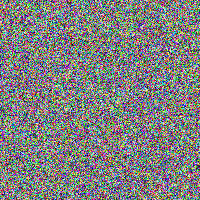
#> input picture dataset_images/img_000.png, 200 x 200 px; its folder holds 4 pictures in this run
$ jupyter execute '4_Detección_estadística.ipynb'
#> lines starting #> are read from the running program, lines starting #| are printed output that depends on the picture
# Parte 4 (Extra): Detección sin header — Steganalysis estadístico

**Objetivo:** detectar imágenes con posible esteganografía LSB *sin conocer* el formato del mensaje.

Implementamos 3 enfoques:
1) **Chi-cuadrado** sobre distribución de bits LSB (0/1).
2) **Histogram / Pair-of-values (PoV)**: análisis de pares (2k, 2k+1) por canal.
3) **RS (proxy simplificado)**: análisis por bloques midiendo “regularidad” (una aproximación ligera).

Al final, generamos un ranking de imágenes sospechosas.

## Importaciones y configuración

[cell 1]
import os
import numpy as np
from PIL import Image
import math

FOLDER = "dataset_images"

## Utilidades

- Leemos PNG y lo convertimos a `numpy.uint8`.
- Aplanamos canales para cálculos vectorizados.

[cell 2]
def load_rgb_array(path: str) -> np.ndarray:
#> called with path = 'dataset_images/img_000.png'
    img = Image.open(path).convert("RGB")
#> img is the input picture: PIL image 200x200 RGB; mean R, G, B 127.5, 127.9, 127.2
    return np.array(img, dtype=np.uint8)

def flat_channels(arr: np.ndarray) -> np.ndarray:
    # devuelve vector [R,G,B,R,G,B,...]
    return arr.reshape(-1)

def lsb_bits(flat: np.ndarray) -> np.ndarray:
    return (flat & 1).astype(np.uint8)

## 1) Chi-Square (LSB 0/1)

Hipótesis:
- H0: los bits LSB son aleatorios → 50% ceros y 50% unos.
- Si hay inserción LSB, podría desviarse.

Estadístico:
\[
\chi^2 = \sum_{i \in \{0,1\}} \frac{(O_i - E_i)^2}{E_i}
\]
donde \(E_0=E_1=n/2\).

[cell 3]
def chi_square_lsb_01(flat: np.ndarray) -> float:
    bits = lsb_bits(flat)
    n = bits.size
#> n = 120000
    o1 = int(bits.sum())
#> o1 = 60111
    o0 = n - o1
#> o0 = 59889
    e = n / 2.0
#> e = 60000
    # evita división por 0 (n>0 siempre)
    chi2 = ((o0 - e)**2)/e + ((o1 - e)**2)/e
#> chi2 = 0.411
    return float(chi2)

def lsb_bias(flat: np.ndarray) -> float:
    bits = lsb_bits(flat)
    return float(bits.mean() - 0.5)  # desviación respecto 0.5

## 2) Pair-of-Values (PoV) / Histogram

En LSB replacement (sobrescribir el bit):
- Los conteos de valores **pares** y sus **impares vecinos** tienden a acercarse.

Para cada canal (0..255):
- contamos histograma
- calculamos:
$$
S = \sum_{k=0}^{127} |h_{2k} - h_{2k+1}|
$$
Si hay mensaje, esperamos que **S baje** (pares/impares se igualan más).

Convertimos a un score "sospechoso" como:
$$
score = 1 - \frac{S}{\sum_k (h_{2k}+h_{2k+1})}
$$
más alto ⇒ más “igualación” ⇒ más sospechoso.

[cell 4]
def pov_score_channel(values_1d: np.ndarray) -> float:
    hist = np.bincount(values_1d, minlength=256).astype(np.int64)
#> hist = 256 values, max 195 at index 222, min 125 at index 170, mean 156.2
    diff_sum = 0
    total = 0
    for k in range(128):
        a = hist[2*k]
        b = hist[2*k + 1]
        diff_sum += abs(int(a - b))
        total += int(a + b)
#> this loop made 128 passes
#> (a, b, diff_sum, total) on passes 1 to 12: (164, 154, 10, 318), (157, 168, 21, 643), (135, 182, 68, 960), (166, 158, 76, 1284), (149, 152, 79, 1585), (147, 177, 109, 1909), (169, 155, 123, 2233), (171, 142, 152, 2546), (157, 147, 162, 2850), (152, 172, 182, 3174), (148, 151, 185, 3473), (163, 164, 186, 3800)
#> after the loop, diff_sum = 2146; total = 40000
    if total == 0:
        return 0.0
    # 0 -> muy diferente, 1 -> muy igualado
    return float(1.0 - (diff_sum / total))

def pov_score_rgb(arr: np.ndarray) -> float:
    r = arr[:,:,0].reshape(-1)
    g = arr[:,:,1].reshape(-1)
    b = arr[:,:,2].reshape(-1)
    return float((pov_score_channel(r) + pov_score_channel(g) + pov_score_channel(b)) / 3.0)
#> the loop in pov_score_channel (call 2), `for k in range(128):` made 128 passes
#> (a, b, diff_sum, total) on passes 1 to 12: (143, 155, 12, 298), (154, 164, 22, 616), (159, 158, 23, 933), (154, 179, 48, 1266), (148, 146, 50, 1560), (171, 168, 53, 1899), (137, 173, 89, 2209), (171, 137, 123, 2517), (151, 159, 131, 2827), (178, 154, 155, 3159), (180, 154, 181, 3493), (143, 165, 203, 3801)

## 3) RS (proxy simplificado por bloques)

Idea inspirada en RS:
- En bloques pequeños medimos una "función de regularidad" (variación local).
- Flipping de LSB introduce ruido estructural que puede alterar esta regularidad.
- Comparamos regularidad original vs regularidad con LSB flip en el bloque.

No es RS completo, pero es un método estadístico por bloques que detecta anomalías más allá del 50/50.

[cell 5]
def block_smoothness(block: np.ndarray) -> int:
    # block shape: (bh, bw) uint8
    # suma de diferencias absolutas horizontales + verticales
    block = block.astype(np.int16)
    dh = np.abs(block[:, 1:] - block[:, :-1]).sum()
    dv = np.abs(block[1:, :] - block[:-1, :]).sum()
    return int(dh + dv)

def flip_lsb(block: np.ndarray) -> np.ndarray:
    return (block ^ 1).astype(np.uint8)  # togglear LSB

def rs_proxy_score(arr: np.ndarray, block_size: int = 8) -> float:
    """
    Score: fracción de bloques donde flipping LSB aumenta smoothness de forma consistente.
    Valores más altos -> más sospechoso.
    """
#> called with block_size = 8
    # trabajamos en luminancia simple para simplificar (promedio canales)
    Y = arr.mean(axis=2).astype(np.uint8)
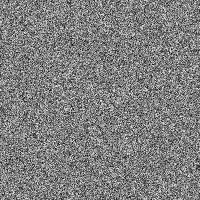
#> Y: shape (200, 200); min 3, max 250, mean 127.2
    H, W = Y.shape
    bs = block_size
    h_blocks = H // bs
    w_blocks = W // bs

    if h_blocks == 0 or w_blocks == 0:
        return 0.0

    inc = 0
    total = 0

    for i in range(h_blocks):
        for j in range(w_blocks):
            block = Y[i*bs:(i+1)*bs, j*bs:(j+1)*bs]
            s0 = block_smoothness(block)
            s1 = block_smoothness(flip_lsb(block))
            if s1 > s0:
                inc += 1
            total += 1

    return float(inc / total)

## Ranking final

Calculamos, para cada imagen:
- chi2 y bias (LSB 0/1)
- PoV score (pares/impares)
- RS proxy score (bloques)

Luego ordenamos por una puntuación combinada (normalizada).

[cell 6]
def zscore(x: np.ndarray) -> np.ndarray:
    mu = x.mean()
    sigma = x.std()
    if sigma == 0:
        return np.zeros_like(x)
    return (x - mu) / sigma

def analyze_folder(folder: str):
    files = sorted([f for f in os.listdir(folder) if f.lower().endswith(".png")])

    chi2_list = []
    bias_list = []
    pov_list = []
    rs_list = []

    for fname in files:
        path = os.path.join(folder, fname)
        arr = load_rgb_array(path)
        flat = flat_channels(arr)

        chi2_list.append(chi_square_lsb_01(flat))
        bias_list.append(abs(lsb_bias(flat)))
        pov_list.append(pov_score_rgb(arr))
        rs_list.append(rs_proxy_score(arr, block_size=8))
#> pass 2 of the loop in analyze_folder, `for fname in files:`:
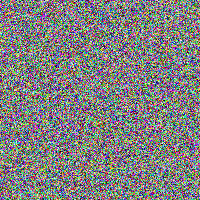
#> input picture dataset_images/img_001.png, 200 x 200 px
#> in load_rgb_array, img is the input picture: PIL image 200x200 RGB; mean R, G, B 128, 127.8, 127.6
#> in rs_proxy_score (call 2), `Y = arr.mean(axis=2).astype(np.uint8)`:
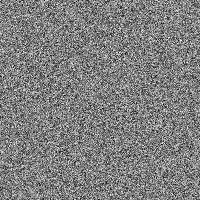
#> Y: shape (200, 200); min 4, max 250, mean 127.5
#> pass 3 of the loop in analyze_folder, `for fname in files:`:
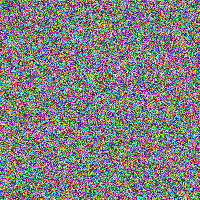
#> input picture dataset_images/img_002.png, 200 x 200 px
#> in load_rgb_array, img is the input picture: PIL image 200x200 RGB; mean R, G, B 127.3, 127.2, 126.6
#> in rs_proxy_score (call 3), `Y = arr.mean(axis=2).astype(np.uint8)`:
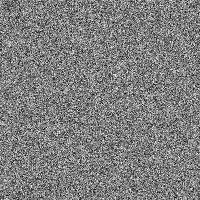
#> Y: shape (200, 200); min 2, max 252, mean 126.7
#> the loop made 4 passes; the first 3 are shown

    chi2 = np.array(chi2_list, dtype=float)
    bias = np.array(bias_list, dtype=float)
    pov  = np.array(pov_list, dtype=float)
    rs   = np.array(rs_list, dtype=float)

    # Normalizamos para combinar (z-score)
    z_chi2 = zscore(chi2)
    z_bias = zscore(bias)
    z_pov  = zscore(pov)
    z_rs   = zscore(rs)

    # Score combinado (ajústalo si quieres: aquí damos más peso a PoV y RS)
    combined = 0.2*z_chi2 + 0.1*z_bias + 0.4*z_pov + 0.3*z_rs

    # Ranking (más alto = más sospechoso)
    order = np.argsort(-combined)

    ranked = []
    for idx in order:
        ranked.append({
            "file": files[idx],
            "combined": float(combined[idx]),
            "chi2": float(chi2[idx]),
            "bias": float(bias[idx]),
            "pov": float(pov[idx]),
            "rs": float(rs[idx]),
        })
    return ranked

ranked = analyze_folder(FOLDER)
ranked[:10]

## Interpretación

- Si hubiese imágenes "naturales" (fotos), PoV/RS suelen discriminar bien.
- En este lab, muchas imágenes son **ruido aleatorio**, por lo que:
  - Chi-square 0/1 puede ser poco discriminativo.
  - PoV y RS proxy pueden aún detectar cambios sutiles, pero el margen puede ser menor.
- Lo importante del extra: demostrar que sin header, el problema pasa de "buscar firma" a "detección estadística".

[cell 7]
print("Top 10 sospechosas (mayor score combinado):\n")
for r in ranked[:10]:
    print(f"{r['file']:<12} combined={r['combined']:+.3f} | chi2={r['chi2']:.2f} bias={r['bias']:.5f} pov={r['pov']:.5f} rs={r['rs']:.5f}")
